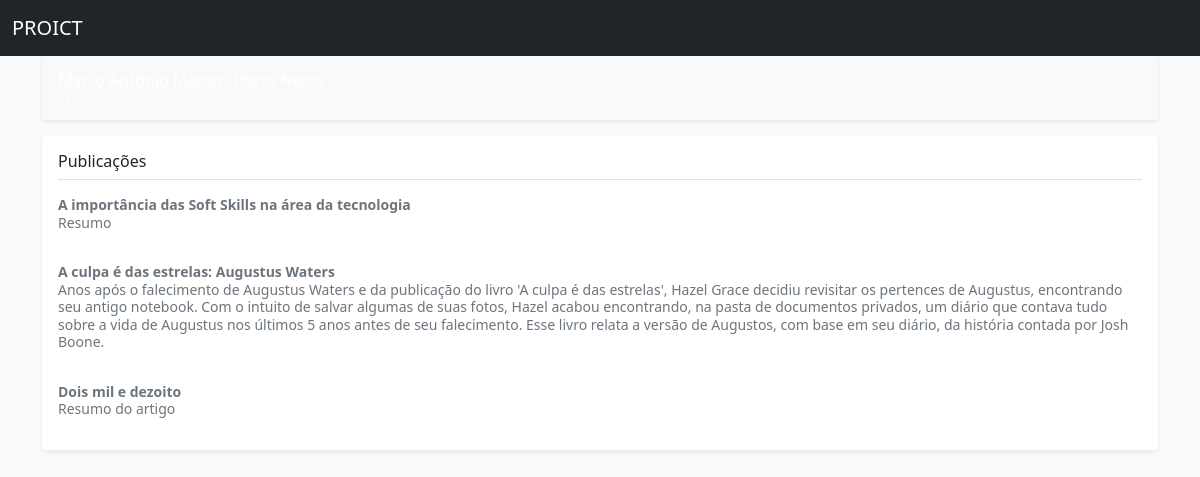
The app's page /perfil/_m_antonio/, older data.
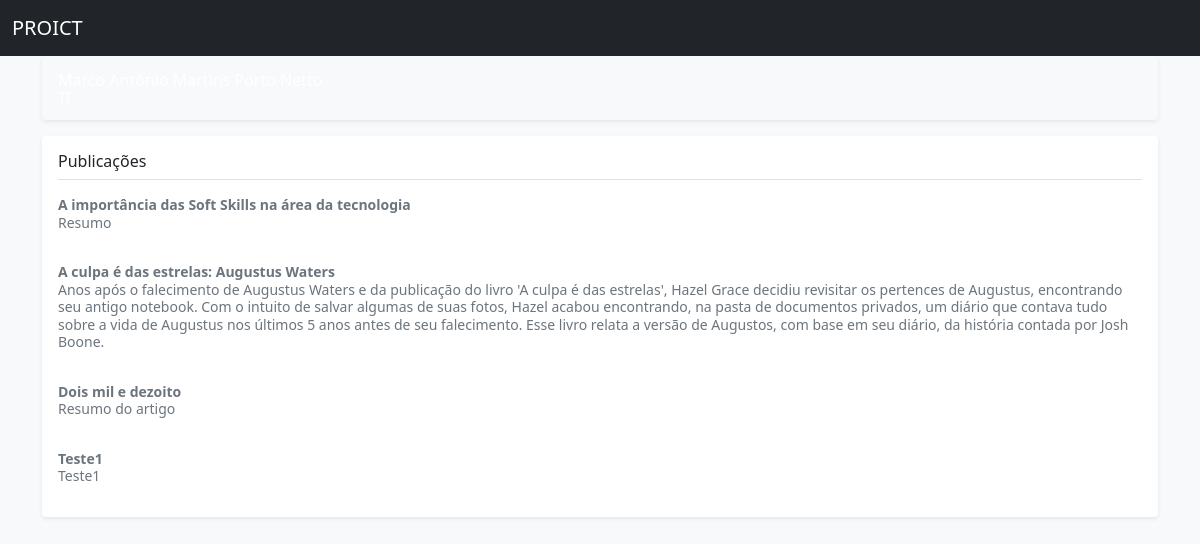
The same page, newer data.
### iniciacao_cientifica/models.py (models this page shows, shortened)
class Artigo(models.Model):
    titulo = models.CharField('Título', max_length=250)
    autores = models.ManyToManyField(Aluno)
    resumo = models.TextField('Resumo')
    data_publicacao = models.DateField('Data de publicação')
    evento = models.CharField('Evento', max_length=250)

### iniciacao_cientifica/views.py (the view)
# urls.py: path('<str:username>/', index, name="index"),
def index(request, username):
    try:
        pessoa = Aluno.objects.get(user=username)
    except Aluno.DoesNotExist:
        raise Http404('Nome de Usuário não encontrado')
    artigo = Artigo.objects.filter(autores=username)
    if len(artigo) == 0:
        return render(request, 'iniciacao_cientifica/perfil.html', {'pessoa' : pessoa, 'artigo' : 0})
    return render(request, 'iniciacao_cientifica/perfil.html', {'pessoa' : pessoa, 'artigo' : artigo})

### iniciacao_cientifica/templates/iniciacao_cientifica/perfil.html (shortened to what this page needs)
<!doctype html>
<html lang="en">
  <head>
<link href="https://cdn.jsdelivr.net/npm/bootstrap@5.1.3/dist/css/bootstrap.min.css" rel="stylesheet">
    <link href="https://getbootstrap.com/docs/5.1/examples/offcanvas-navbar/offcanvas.css" rel="stylesheet">
  </head>
  <body class="bg-light">
<nav class="navbar navbar-expand-lg fixed-top navbar-dark bg-dark" aria-label="Main navigation">
  <div class="container-fluid">
    <a class="navbar-brand" href="#">PROICT</a>
  </div>
</nav>
<div class="nav-scroller bg-body shadow-sm">
  <nav class="nav nav-underline" aria-label="Secondary navigation">
    <a class="nav-link active" aria-current="page" href="#">Grupos de Pesquisa</a>
    <a class="nav-link" href="#">Grupo 1</a>
    <a class="nav-link" href="#">Grupo 2</a>
    <a class="nav-link" href="#">Grupo 3</a>
    <a class="nav-link" href="#">Grupo 4</a>
  </nav>
</div>
<main class="container">
  <div class="d-flex align-items-center p-3 my-3 text-white bg-purple rounded shadow-sm">
    <div class="lh-1">
      <h1 class="h6 mb-0 text-white lh-1"> {{pessoa.nome}} </h1>
      <small> {{ pessoa.areas_interesse }} </small>
    </div>
  </div>
  <div class="my-3 p-3 bg-body rounded shadow-sm">
    <h6 class="border-bottom pb-2 mb-0">Publicações</h6>
    {% if artigo != 0 %}
      {% for a in artigo %}
        <div class="d-flex text-muted pt-3">
            <p class="pb-3 mb-0 small lh-sm">
            <strong class="d-block text-gray-dark"> {{ a.titulo }} </strong>
            {{ a.resumo }}
            </p>
        </div>
      {% endfor %}
    {% else %}
      <div class="d-flex text-muted pt-3">
        <p class="pb-3 mb-0 small lh-sm">
        <strong class="d-block text-gray-dark"> {{ pessoa.nome }} não foi citado em nenhuma publicação
        </p>
      </div>
    {% endif %}
  </div>
</main>
  </body>
</html>

Row changes from the older to the newer data that the page shows:
added Artigo: titulo "Teste1", resumo "Teste1"
